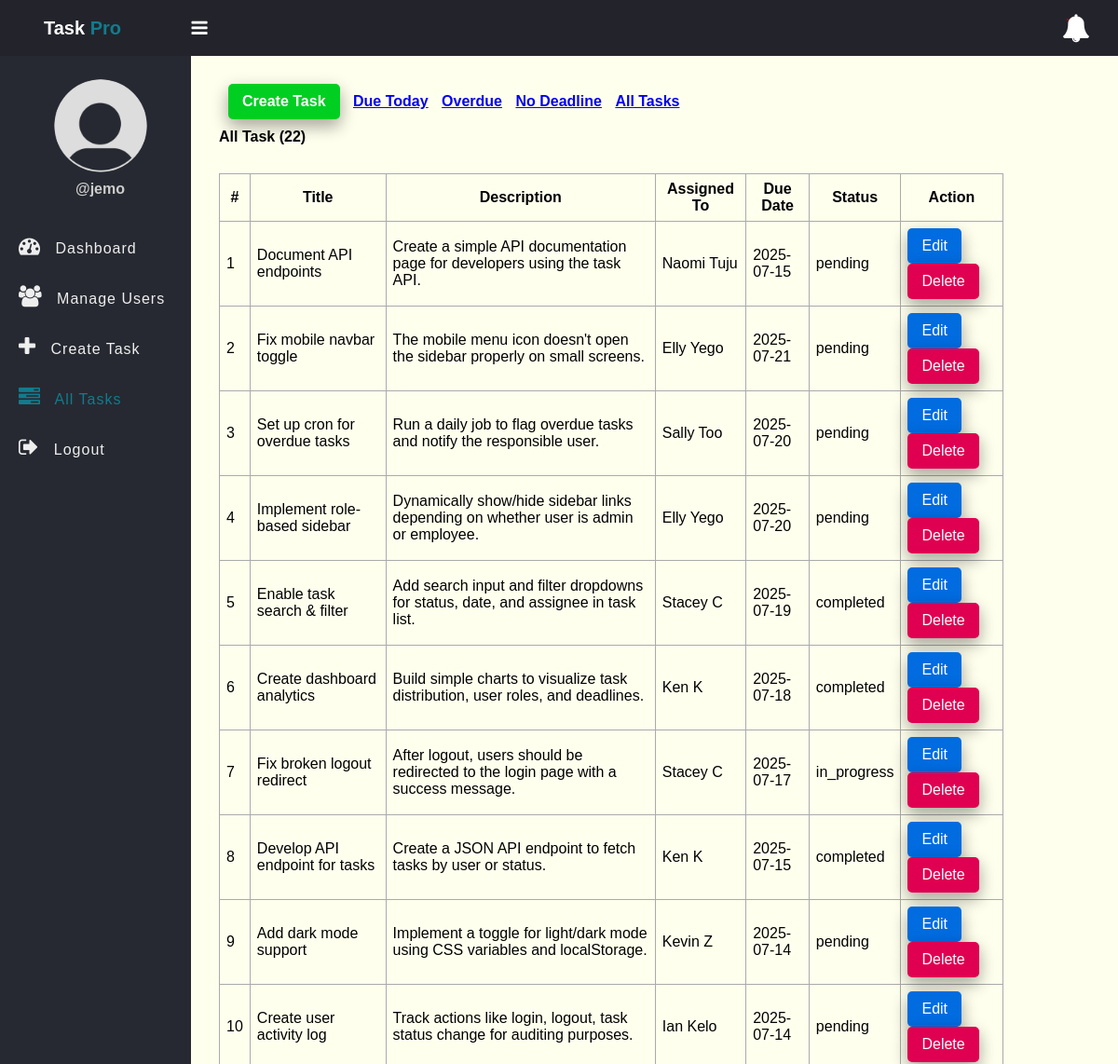
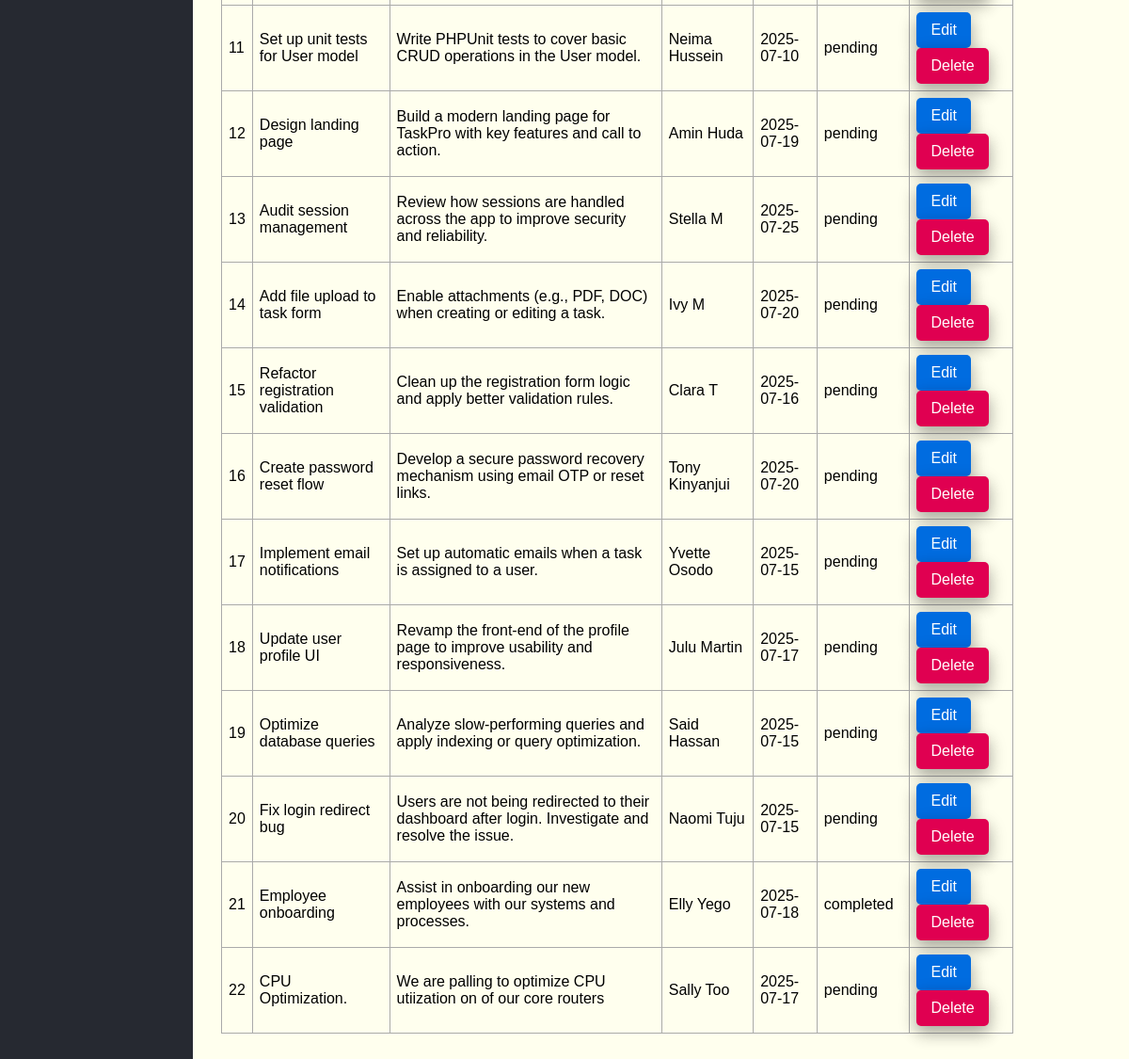
Screenshot of /tasks.php (signed in) with the database file from the repository (2 pictures, top to bottom).
### tables this page shows
CREATE TABLE `tasks` (
  `id` int(11) NOT NULL,
  `title` varchar(100) NOT NULL,
  `description` text DEFAULT NULL,
  `assigned_to` int(11) DEFAULT NULL,
  `due_date` date DEFAULT NULL,
  `status` enum('pending','in_progress','completed') DEFAULT 'pending',
  `created_at` timestamp NOT NULL DEFAULT current_timestamp()
);

CREATE TABLE `users` (
  `id` int(11) NOT NULL,
  `full_name` varchar(100) NOT NULL,
  `username` varchar(100) NOT NULL,
  `email` varchar(255) NOT NULL,
  `password` varchar(255) NOT NULL,
  `role` enum('admin','employee') NOT NULL,
  `created_at` timestamp NOT NULL DEFAULT current_timestamp()
);

### app/Model/Task.php (called while the page is built, shortened)
<?php
function get_all_tasks($conn){
	$sql = "SELECT * FROM tasks ORDER BY id DESC";
	$stmt = $conn->prepare($sql);
	$stmt->execute([]);
	if($stmt->rowCount() > 0){
		$tasks = $stmt->fetchAll();
	}else $tasks = 0;
	return $tasks;
}
function count_tasks($conn){
	$sql = "SELECT id FROM tasks";
	$stmt = $conn->prepare($sql);
	$stmt->execute([]);
	return $stmt->rowCount();
}

### app/Model/User.php (called while the page is built, shortened)
<?php
function get_all_users($conn){
	$sql = "SELECT * FROM users WHERE role =? ";
	$stmt = $conn->prepare($sql);
	$stmt->execute(["employee"]);
	if($stmt->rowCount() > 0){
		$users = $stmt->fetchAll();
	}else $users = 0;
	return $users;
}

### tasks.php (the view, shortened to what this page needs)
<?php
if (isset($_SESSION['role']) && isset($_SESSION['id']) && $_SESSION['role'] == "admin") {
    include "DB_connection.php";
    include "app/Model/Task.php";
    include "app/Model/User.php";
    $text = "All Task";
    if (isset($_GET['due_date']) &&  $_GET['due_date'] == "Due Today") {
    	$text = "Due Today";
      $tasks = get_all_tasks_due_today($conn);
      $num_task = count_tasks_due_today($conn);
    }else if (isset($_GET['due_date']) &&  $_GET['due_date'] == "Overdue") {
    	$text = "Overdue";
      $tasks = get_all_tasks_overdue($conn);
      $num_task = count_tasks_overdue($conn);
    }else if (isset($_GET['due_date']) &&  $_GET['due_date'] == "No Deadline") {
    	$text = "No Deadline";
      $tasks = get_all_tasks_NoDeadline($conn);
      $num_task = count_tasks_NoDeadline($conn);
    }else{
    	 $tasks = get_all_tasks($conn);
       $num_task = count_tasks($conn);
    }
    $users = get_all_users($conn);
 ?>
<!DOCTYPE html>
<html>
<head>
	<link rel="stylesheet" href="https://stackpath.bootstrapcdn.com/font-awesome/4.7.0/css/font-awesome.min.css">
	<link rel="stylesheet" href="css/style.css">
</head>
<body>
	<?php include "inc/header.php" ?>
	<div class="body">
		<?php include "inc/nav.php" ?>
		<section class="section-1">
			<h4 class="title-2">
				<a href="create_task.php" class="btn">Create Task</a>
				<a href="tasks.php?due_date=Due Today">Due Today</a>
				<a href="tasks.php?due_date=Overdue">Overdue</a>
				<a href="tasks.php?due_date=No Deadline">No Deadline</a>
				<a href="tasks.php">All Tasks</a>
			</h4>
         <h4 class="title-2"><?=$text?> (<?=$num_task?>)</h4>
			<?php if ($tasks != 0) { ?>
			<table class="main-table">
				<tr>
					<th>#</th>
					<th>Title</th>
					<th>Description</th>
					<th>Assigned To</th>
					<th>Due Date</th>
					<th>Status</th>
					<th>Action</th>
				</tr>
				<?php $i=0; foreach ($tasks as $task) { ?>
				<tr>
					<td><?=++$i?></td>
					<td><?=$task['title']?></td>
					<td><?=$task['description']?></td>
					<td>
						<?php
                  foreach ($users as $user) {
						if($user['id'] == $task['assigned_to']){
							echo $user['full_name'];
						}}?>
	            </td>
	            <td><?php if($task['due_date'] == "") echo "No Deadline";
	                      else echo $task['due_date'];
	               ?></td>
	            <td><?=$task['status']?></td>
					<td>
						<a href="edit-task.php?id=<?=$task['id']?>" class="edit-btn">Edit</a>
						<a href="delete-task.php?id=<?=$task['id']?>" class="delete-btn">Delete</a>
					</td>
				</tr>
			   <?php	} ?>
			</table>
		<?php }else { ?>
			<h3>Empty</h3>
		<?php  }?>
		</section>
	</div>
</body>
</html>
<?php }else{
   $em = "First login";
   header("Location: login.php?error=$em");
   exit();
}
 ?>

### inc/header.php (shortened to what this page needs)
<header class="header">
	<h2 class="u-name">Task <b>Pro</b>
		<label for="checkbox">
			<i id="navbtn" class="fa fa-bars" aria-hidden="true"></i>
		</label>
	</h2>
	<span class="notification" id="notificationBtn">
		<i class="fa fa-bell" aria-hidden="true"></i>
		<span id="notificationNum"></span>
	</span>
</header>

### inc/nav.php
<nav class="side-bar">
			<div class="user-p">
				<img src="img/user.png">
				<h4>@<?=$_SESSION['username']?></h4>
			</div>
			<?php
               if($_SESSION['role'] == "employee"){
			 ?>
			<ul id="navList">
				<li>
					<a href="index.php">
						<i class="fa fa-tachometer" aria-hidden="true"></i>
						<span>Dashboard</span>
					</a>
				</li>
				<li>
					<a href="my_task.php">
						<i class="fa fa-tasks" aria-hidden="true"></i>
						<span>My Task</span>
					</a>
				</li>
				<li>
					<a href="profile.php">
						<i class="fa fa-user" aria-hidden="true"></i>
						<span>Profile</span>
					</a>
				</li>
				<li>
					<a href="notifications.php">
						<i class="fa fa-bell" aria-hidden="true"></i>
						<span>Notifications</span>
					</a>
				</li>
				<li>
					<a href="logout.php">
						<i class="fa fa-sign-out" aria-hidden="true"></i>
						<span>Logout</span>
					</a>
				</li>
			</ul>
		<?php }else { ?>
            <ul id="navList">
				<li>
					<a href="index.php">
						<i class="fa fa-tachometer" aria-hidden="true"></i>
						<span>Dashboard</span>
					</a>
				</li>
				<li>
					<a href="user.php">
						<i class="fa fa-users" aria-hidden="true"></i>
						<span>Manage Users</span>
					</a>
				</li>
				<li>
					<a href="create_task.php">
						<i class="fa fa-plus" aria-hidden="true"></i>
						<span>Create Task</span>
					</a>
				</li>
				<li>
					<a href="tasks.php">
						<i class="fa fa-tasks" aria-hidden="true"></i>
						<span>All Tasks</span>
					</a>
				</li>
				<li>
					<a href="logout.php">
						<i class="fa fa-sign-out" aria-hidden="true"></i>
						<span>Logout</span>
					</a>
				</li>
			</ul>
		<?php } ?>
		</nav>

### css/style.css (style rules this page uses)
* { padding: 0; margin: 0; box-sizing: border-box; font-family: arial, sans-serif; }
.header { display: flex; justify-content: space-between; align-items: center; padding: 15px 30px; background: #23242b; color: #fff; }
.u-name { font-size: 20px; padding-left: 17px; }
.u-name b { color: #127b8e; }
.header i { font-size: 30px; cursor: pointer; color: #fff; }
.header .notification { position: relative; cursor: pointer; }
.header .notification span { position: absolute; top: 5px; left: 5px; background: #c80000; padding: 1px; border-radius: 50%; }
.user-p { text-align: center; padding-left: 10px; padding-top: 25px; }
.user-p img { width: 100px; border-radius: 50%; }
.user-p h4 { color: #ccc; padding: 5px 0; }
.side-bar { width: 250px; background: #262931; min-height: 100vh; transition: 500ms width; }
.body { display: flex; }
.side-bar ul { margin-top: 20px; list-style: none; }
.side-bar ul li { font-size: 16px; padding: 15px 0px; padding-left: 20px; transition: 500ms background; white-space: nowrap; overflow: hidden; text-overflow: ellipsis; }
.side-bar ul li a { text-decoration: none; color: #eee; cursor: pointer; letter-spacing: 1px; }
.side-bar .active a { color: #127b8e !important; }
.side-bar .active a i { color: #127b8e !important; }
.side-bar ul li a i { display: inline-block; padding-right: 10px; font-size: 23px; }
#navbtn { display: inline-block; margin-left: 70px; font-size: 20px; transition: 500ms color; }
.section-1 { padding: 30px; }
.section-1 .title-2 { margin-bottom: 10px; }
.section-1 .title-2 .btn { text-decoration: none; display: inline-block; padding-left: 10px; border: none; background: #00cf22; padding: 10px 15px; color: #fff; font-size: 16px; border-radius: 5px; cursor: pointer; outline: none; transition: background 1s; box-shadow: 0 8px 16px 0 rgba(0, 0, 0, 0.2), 0 6px 20px 0 rgba(0, 0, 0, 0.19); }
.section-1 .title-2 a { display: inline-block; margin-left: 10px; }
.section-1 { width: 100%; background: #ffe; }
.main-table, .main-table tr, .main-table th, .main-table td { border: 1px solid #aaa; border-collapse: collapse; padding: 7px; }
.main-table { width: 90%; margin-top: 30px; }
.delete-btn { text-decoration: none; display: inline-block; padding-left: 10px; border: none; background: #e00051; padding: 10px 15px; color: #fff; font-size: 16px; border-radius: 5px; cursor: pointer; outline: none; transition: background 1s; box-shadow: 0 8px 16px 0 rgba(0, 0, 0, 0.2), 0 6px 20px 0 rgba(0, 0, 0, 0.19); }
.edit-btn { text-decoration: none; display: inline-block; padding-left: 10px; border: none; background: #006ce0; padding: 10px 15px; color: #fff; font-size: 16px; border-radius: 5px; cursor: pointer; outline: none; transition: background 1s; box-shadow: 0 8px 16px 0 rgba(0, 0, 0, 0.2), 0 6px 20px 0 rgba(0, 0, 0, 0.19); }

### rows the page displays
tasks: title "Document API endpoints", description "Create a simple API documentation page for developers using the task API.", due_date "2025-07-15", status "pending"
users: full_name "Naomi Tuju"
tasks: title "Fix mobile navbar toggle", description "The mobile menu icon doesn't open the sidebar properly on small screens.", due_date "2025-07-21", status "pending"
users: full_name "Elly Yego"
tasks: title "Set up cron for overdue tasks", description "Run a daily job to flag overdue tasks and notify the responsible user.", due_date "2025-07-20", status "pending"
users: full_name "Sally Too"
tasks: title "Implement role-based sidebar", description "Dynamically show/hide sidebar links depending on whether user is admin or employee.", due_date "2025-07-20", status "pending"
tasks: title "Enable task search & filter", description "Add search input and filter dropdowns for status, date, and assignee in task list.", due_date "2025-07-19", status "completed"
users: full_name "Stacey C"
tasks: title "Create dashboard analytics", description "Build simple charts to visualize task distribution, user roles, and deadlines.", due_date "2025-07-18", status "completed"
users: full_name "Ken K"
tasks: title "Fix broken logout redirect", description "After logout, users should be redirected to the login page with a success message.", due_date "2025-07-17", status "in_progress"
tasks: title "Develop API endpoint for tasks", description "Create a JSON API endpoint to fetch tasks by user or status.", due_date "2025-07-15", status "completed"
tasks: title "Add dark mode support", description "Implement a toggle for light/dark mode using CSS variables and localStorage.", due_date "2025-07-14", status "pending"
users: full_name "Kevin Z"
tasks: title "Create user activity log", description "Track actions like login, logout, task status change for auditing purposes.", due_date "2025-07-14", status "pending"
users: full_name "Ian Kelo"
tasks: title "Set up unit tests for User model", description "Write PHPUnit tests to cover basic CRUD operations in the User model.", due_date "2025-07-10", status "pending"
users: full_name "Neima Hussein"
tasks: title "Design landing page", description "Build a modern landing page for TaskPro with key features and call to action.", due_date "2025-07-19", status "pending"
users: full_name "Amin Huda"
tasks: title "Audit session management", description "Review how sessions are handled across the app to improve security and reliability.", due_date "2025-07-25", status "pending"
users: full_name "Stella M"
tasks: title "Add file upload to task form", description "Enable attachments (e.g., PDF, DOC) when creating or editing a task.", due_date "2025-07-20", status "pending"
users: full_name "Ivy M"
tasks: title "Refactor registration validation", description "Clean up the registration form logic and apply better validation rules.", due_date "2025-07-16", status "pending"
users: full_name "Clara T"
tasks: title "Create password reset flow", description "Develop a secure password recovery mechanism using email OTP or reset links.", due_date "2025-07-20", status "pending"
users: full_name "Tony Kinyanjui"
tasks: title "Implement email notifications", description "Set up automatic emails when a task is assigned to a user.", due_date "2025-07-15", status "pending"
users: full_name "Yvette Osodo"
tasks: title "Update user profile UI", description "Revamp the front-end of the profile page to improve usability and responsiveness.", due_date "2025-07-17", status "pending"
users: full_name "Julu Martin"
tasks: title "Optimize database queries", description "Analyze slow-performing queries and apply indexing or query optimization.", due_date "2025-07-15", status "pending"
users: full_name "Said Hassan"
tasks: title "Fix login redirect bug", description "Users are not being redirected to their dashboard after login. Investigate and resolve the issue.", due_date "2025-07-15", status "pending"
tasks: title "Employee onboarding", description "Assist in onboarding our new employees with our systems and processes.", due_date "2025-07-18", status "completed"
tasks: title "CPU Optimization.", description "We are palling to optimize CPU utiization on of our core routers", due_date "2025-07-17", status "pending"

### other values shown
$_SESSION['username'] "jemo"
$text "All Task"
$num_task "22"
